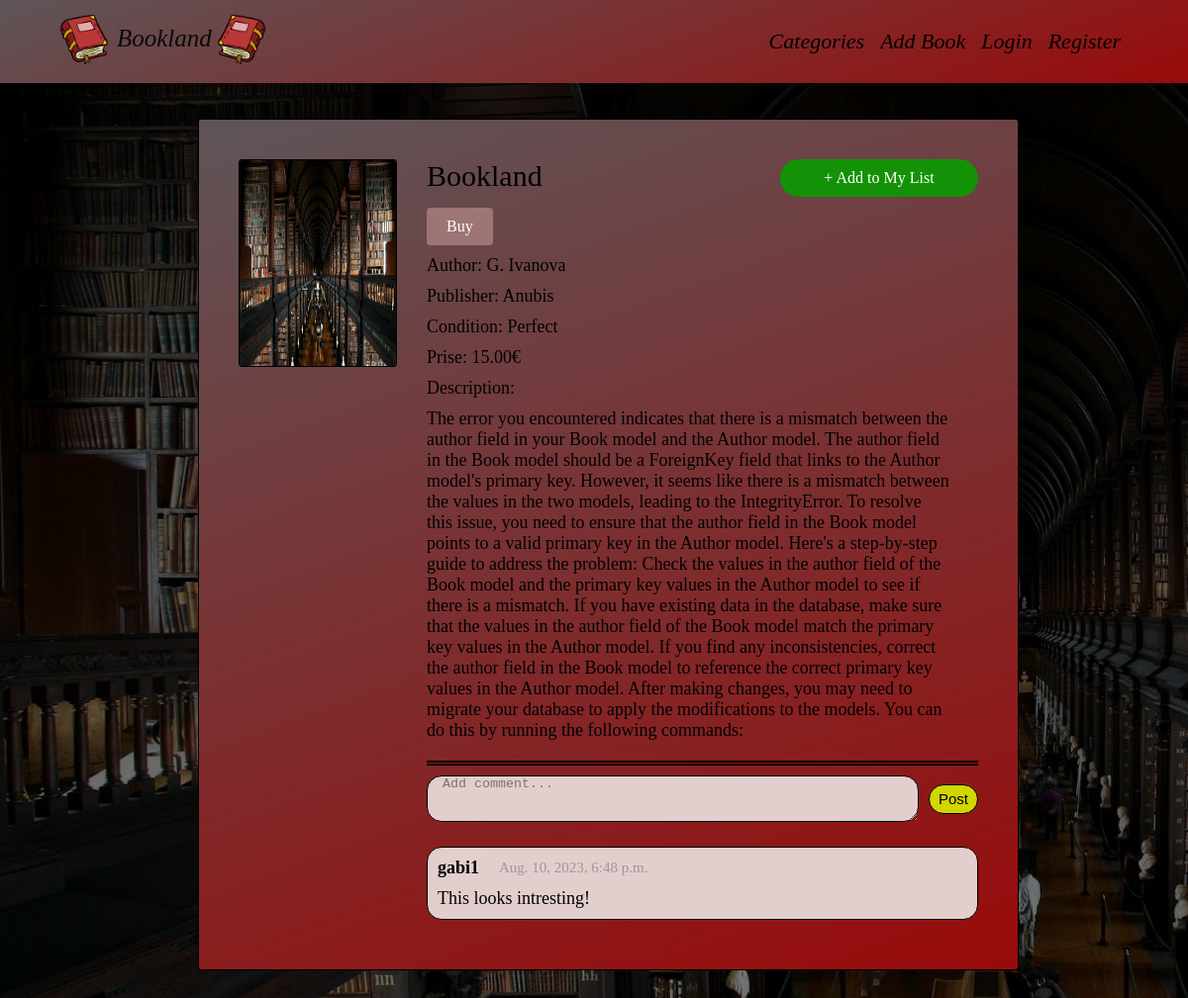
The app's page /books/book/30/ with its own data.
### Bookland/books/models.py (models this page shows)
class Book(models.Model):
    MIN_PRICE = 1
    CONDITION = (
        ('', '-------'),
        ('Perfect', 'Perfect'),
        ('Good', 'Good'),
        ('Not very good', 'Not very good'),
    )
    book_photo = models.ImageField(
        upload_to='mediafiles/book_photos/',
        null=False,
        blank=False,
    )
    title = models.CharField(
        max_length=100,
        null=False,
        blank=False,
    )
    author = models.CharField(
        max_length=100,
        null=False,
        blank=False,
    )
    publisher = models.CharField(
        max_length=100,
        null=True,
        blank=True,
    )
    description = models.TextField(
        null=False,
        blank=False,
    )
    category = models.CharField(
        max_length=100,
        default='uncategorized',
    )
    condition = models.CharField(
        max_length=13,
        choices=CONDITION,
        default='',
        blank=True,
    )
    price = models.FloatField(
        null=False,
        blank=False,
        validators=(
            validators.MinValueValidator(MIN_PRICE),
        ),
    )
    user = models.ForeignKey(
        UserModel,
        on_delete=models.DO_NOTHING,
    )
    upload_date = models.DateTimeField(
        default=timezone.now,
    )

class BookComment(models.Model):
    MAX_TEXT_LENGTH = 400
    text = models.CharField(
        max_length=MAX_TEXT_LENGTH,
        null=False,
        blank=False,
    )
    book = models.ForeignKey(
        Book,
        on_delete=models.CASCADE,
        null=False,
        blank=True,
    )
    user = models.ForeignKey(
        UserModel,
        on_delete=models.DO_NOTHING,
    )
    publication_date_and_time = models.DateTimeField(
        auto_now_add=True,
        blank=True,
        null=False,
    )

### Bookland/accounts/models.py (models this page shows, shortened)
class BooklandUser(AbstractUser):
    FIRST_NAME_MIN_LENGTH = 2
    FIRST_NAME_MAX_LENGTH = 15
    LAST_NAME_MIN_LENGTH = 2
    LAST_NAME_MAX_LENGTH = 15
    MAX_LEN_GENDER = 6
    first_name = models.CharField(
        max_length=FIRST_NAME_MAX_LENGTH,
        validators=(
            validators.MinLengthValidator(FIRST_NAME_MIN_LENGTH),
            validate_only_alphabetical, upper_first_letter,
        ),
        null=True,
        blank=True,
    )
    last_name = models.CharField(
        max_length=LAST_NAME_MAX_LENGTH,
        validators=(
            validators.MinLengthValidator(LAST_NAME_MIN_LENGTH),
            validate_only_alphabetical, upper_first_letter,
        ),
        null=True,
        blank=True,
    )
    email = models.EmailField(
        unique=True,
    )
    gender = models.CharField(
        max_length=MAX_LEN_GENDER,
        null=True,
        blank=True,
    )
    profile_picture = models.ImageField(
        upload_to='mediafiles/profile_photos/',
        null=False,
        blank=False,
    )

### Bookland/books/views.py (the view)
# urls.py: path('', book_details, name='book details'),
def book_details(request, book_pk):
    book = Book.objects.filter(pk=book_pk).get()
    has_marked = False
    comments = book.bookcomment_set.all()
    if request.user.is_authenticated:
        has_marked = has_user_marked_book(book_pk, request.user)
    context = {
        'book': book,
        'has_marked': has_marked,
        'comments': comments,
    }
    return render(request, 'books/book-details.html', context)

### Bookland/common/context_processors.py (called while the page is built)
def dropdown_categories(request):
    cat_menu = [
        'Romance', 'Fantasy', 'Criminal',
        'Historical novel', 'Thriller', 'Science fiction',
        'Poetry', 'Health',
        'Psychology', 'Esoteric', 'Home, Family, Hobby',
        'Children\'s literature', 'Other',
    ]
    return {'cat_menu': cat_menu}

### templates/books/book-details.html (shortened to what this page needs)
{% extends 'base/base.html' %}
{% load static %}
{% block content %}
    <div class="book">
        <div class="book-data">
            <div class="book_details_img">
                <div class="book_image">
                    <img src="{{ book.book_photo.url }}" alt="img">
                </div>
            </div>
            <div class="personal">
                <div class="edit">
                    <p>{{ book.title }}</p>
                    {% if book.user == request.user %}
                        <a href="{% url 'book edit' book_pk=book.pk %}">
                            <img class="edit-img" src="{% static 'images/pencil-icon.png' %}" alt="edit button">
                        </a>
                        <a href="{% url 'book delete' book_pk=book.pk %}">
                            <img class="bin-img" src="{% static 'images/delete-icon.png' %}" alt="bin button">
                        </a>
                    {% else %}
                        {% if not has_marked %}
                            <a href="{% url 'bookmark' book_pk=book.pk %}" class="add-remove-list-btn"
                               style="background-color: #139208; border-radius: 20px; width: 200px"> + Add to My
                                List</a>
                        {% else %}
                            <a href="{% url 'remove from my list' book_pk=book.pk %}" class="add-remove-list-btn"
                               style="background-color: #c40b0b; border-radius: 20px; width: 200px"> - Remove from My
                                List</a>
                        {% endif %}
                    {% endif %}
                </div>
                {% if book.user != request.user %}
                    <a href="{% url 'book buy' book_pk=book.pk %}" class="buy-btn">Buy</a>
                {% endif %}
                <p class="book-text" id="comment-here">Author: {{ book.author }}</p>
                <p class="book-text">Publisher: {{ book.publisher }}</p>
                <p class="book-text">Condition: {{ book.condition }}</p>
                <p class="book-text">Prise: {{ book.price| floatformat:'2g' }}€</p>
                <p class="book-text" >Description:</p>
                <p class="book-text">{{ book.description }}</p>
                <div class="Comments" >
                    <form method="post" action="{% url 'book comment' book_pk=book.pk %}">
                        <textarea name="text" cols="60" rows="3" placeholder="Add comment..." maxlength="400"
                                  required="" id="id_text" style="text-indent: 15px;
                                  background-color: rgb(227, 206, 206); border-radius: 15px; border: 1px solid black; "></textarea>
                        <button type="submit">Post</button>
                    </form>
                </div>
                <div class="comment-section">
                    {% for comment in comments reversed %}
                        <div class="comm" id="comment-here">
                            <div class="header">
                                <div class="user-data">
                                    {{ comment.user }}
                                </div>
                                <div class="date-data">
                                    {{ comment.publication_date_and_time }}
                                </div>
                            </div>
                            <div class="comment-text">
                                {{ comment.text }}
                            </div>
                        </div>
                    {% endfor %}
                </div>
            </div>
        </div>
    </div>
{% endblock %}

### static/css/home.css (style rules this page uses)
* { margin: 0; padding: 0; box-sizing: border-box; }
body { margin: 0; padding: 0; background: linear-gradient(rgba(0, 0, 0, 0.76), rgba(0, 0, 0, 0.5)), url('/static/images/2964941.jpg'); background-size: cover; background-repeat: no-repeat; background-attachment: fixed; font-family: cursive; min-height: 100vh; justify-content: center; }
.personal { font-family: "Times New Roman", cursive; font-size: 18px; }
.Comments { display: flex; align-items: center; margin-top: 20px; border-top: thick double black ; padding: 10px 0; }
.Comments button { color: black; font-size: 15px; cursor: pointer; border: 1px solid black; border-radius: 15px; height: 30px; width: 50px; background-color: #d1d600; margin: auto; }
.Comments form { display: flex; margin-bottom: 15px; gap: 10px; }
a { text-decoration: none; }

### static/css/profile.css (style rules this page uses)
.personal .edit { display: flex; gap: 20px; font-weight: lighter; font-size: 30px; margin-bottom: 15px; position: relative; }
.personal .edit p { width: 300px; }

### static/css/bookFunctions.css (style rules this page uses)
.buy-btn { background-color: rgb(158, 117, 117); border: none; color: white; padding: 10px 20px; text-align: center; text-decoration: none; display: inline-block; font-size: 16px; border-radius: 4px; margin-bottom: 10px; }

### static/css/book.css (style rules this page uses)
.book_image { width: 160px; height: 210px; z-index: 1; }
.book_details_img img { width: 160px; height: 210px; display: inline-block; border-radius: 2%; border: 1px solid black; overflow: hidden; position: relative; text-align: center; }
.book { margin: 120px; width: 800px; display: flex; }
.book-data { gap: 30px; justify-content: center; display: flex; background-image: linear-gradient(160deg, #5E5558 0%, #990a0a 100%); border: 1px solid rgb(156, 152, 152); padding: 40px; margin-bottom: 15px; border-radius: 3px; border: 1px solid; }
.book-text { margin-bottom: 10px; width: 528px; }
.comment-section { margin-bottom: 10px; }
.comm { border: 1px solid black; background-color: rgb(227, 206, 206); border-radius: 15px; margin-bottom: 10px; }
.header { display: flex; gap: 20px; margin: 10px; }
.user-data { font-weight: bold; }
.date-data { font-size: smaller; color: #999999; margin-top: 2px; }
.comment-text { margin: 10px; }

### static/css/buttons.css (style rules this page uses)
.add-remove-list-btn { border: none; color: white; padding: 10px 20px; text-align: center; text-decoration: none; display: inline-block; font-size: 16px; border-radius: 4px; margin-bottom: 10px; position: absolute; top: 0; right: 0; }

### records on screen
Book: book_photo (picture), title "Bookland", author "G. Ivanova", publisher "Anubis", condition "Perfect", price "15.00", description "The error you encountered indicates that there is a mismatch between the author field in your Book model and the Author model. The author field in the Book model should be a ForeignKey field that links to the Author model's primary key. However, it seems like there is a mismatch between the values in the two models, leading to the IntegrityError. To resolve this issue, you need to ensure that the author field in the Book model points to a valid primary key in the Author model. Here's a step-by-step guide to address the problem: Check the values in the author field of the Book model and the primary key values in the Author model to see if there is a mismatch. If you have existing data in the…"
BookComment: user "gabi1", publication_date_and_time "Aug. 10, 2023, 6:48 p.m.", text "This looks intresting!"
